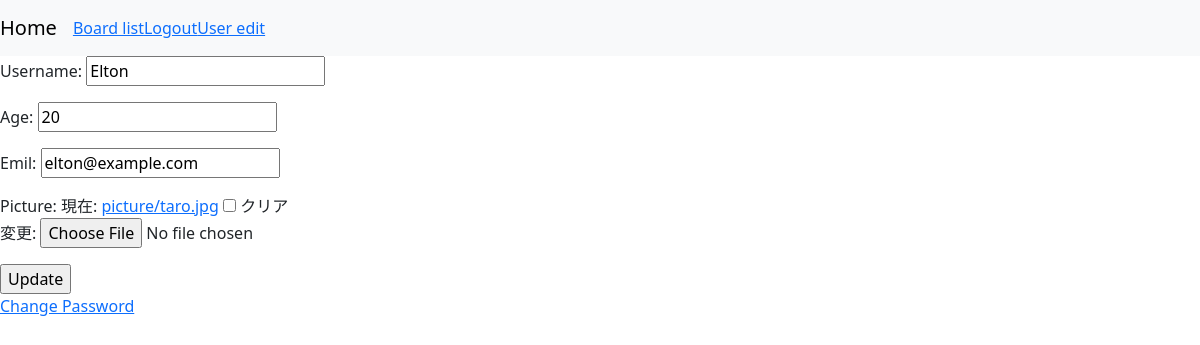
/accounts/user_edit/ (signed in), run on the app's committed database.
### accounts/models.py (models this page shows)
class Users(AbstractBaseUser, PermissionsMixin):
    username = models.CharField(max_length=255)
    age = models.PositiveIntegerField()
    email = models.EmailField(max_length=25, unique=True)
    is_active = models.BooleanField(default=False)
    is_staff = models.BooleanField(default=False)
    picture = models.FileField(null=True, upload_to="picture/")
    objects = UserManager()
    USERNAME_FIELD = "email"
    REQUIRED_FIELDS = ["username"]
    class Meta:
        db_table = 'users'

### accounts/views.py (the view)
# urls.py: path("user_edit/", views.user_edit, name="user_edit"),
@login_required
def user_edit(request):
    user_edit_form = forms.UserEditForm(request.POST or None, request.FILES or None, instance=request.user)
    if user_edit_form.is_valid():
        messages.success(request, "Updated user")
        user_edit_form.save()
    return render(request, "accounts/user_edit.html",
                  context={
                      "user_edit_form": user_edit_form,
                  })

### accounts/forms.py
class UserEditForm(forms.ModelForm):
    username = forms.CharField(label="Username:")
    age = forms.IntegerField(label="Age:", min_value=0)
    email = forms.EmailField(label="Emil:")
    picture = forms.FileField(label="Picture:", required=False)
    class Meta():
        model = Users
        fields = ("username", "age", "email", "picture")

### templates/accounts/user_edit.html (shortened to what this page needs)
{% extends 'base.html' %}
{% block content %}
<form action="" method="POST" enctype="multipart/form-data">
    {{ user_edit_form.as_p }}
    <input type="submit" value="Update">
</form>
<a href="{% url 'accounts:change_password' %}">Change Password</a>
{% endblock  %}

### data on the page
Users: username "Elton", age "20", email "elton@example.com"
